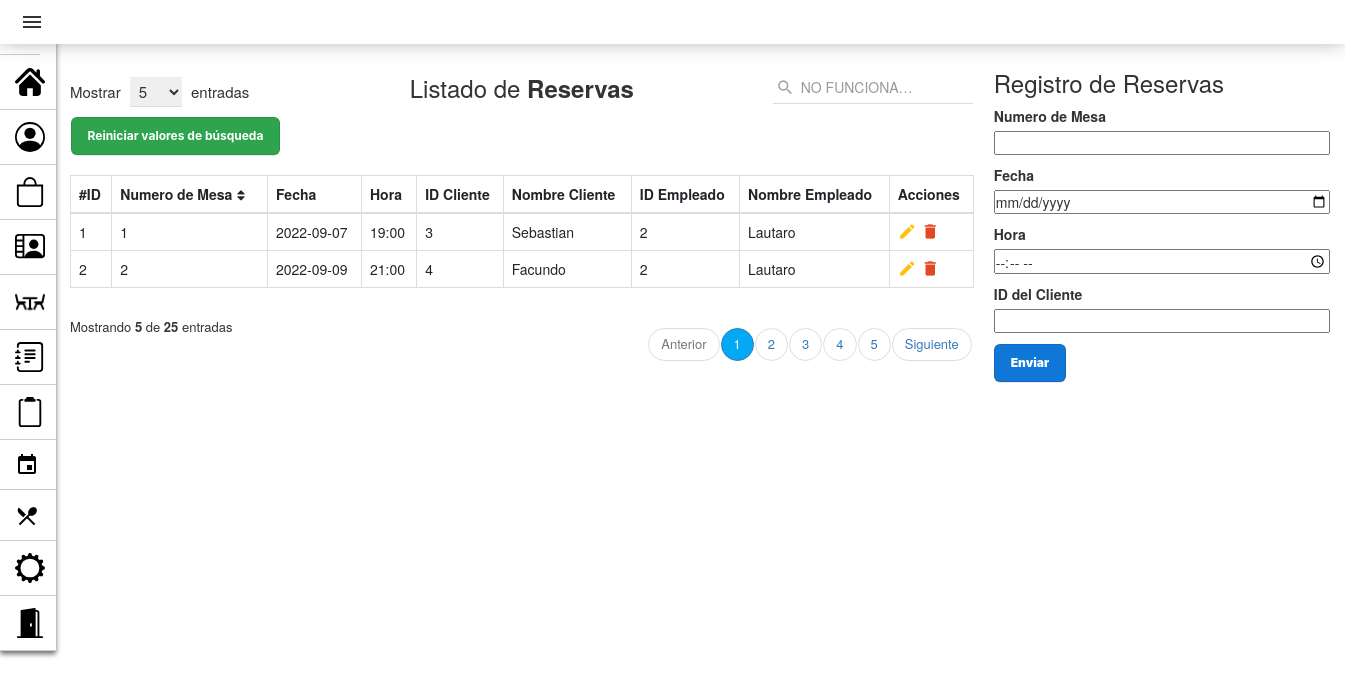
The page /PAGINA_GestionReservas.php on the database its author committed.
### tables this page shows
CREATE TABLE `reserva` (
  `id_reserva` int(10) PRIMARY KEY NOT NULL AUTO_INCREMENT COMMENT 'ID de Mesa',
  `mesa` int(10) NULL COMMENT 'Numero de Mesa',
  `fecha` date NOT NULL COMMENT 'Fecha en la que se ocupo la Mesa',
  `hora` varchar(10) NOT NULL COMMENT 'Hora en que se ocupo la Mesa',
  `cliente` int(10) NULL COMMENT 'Cliente que ocupo la Mesa',
  `empleado` int(10) NULL COMMENT 'Empleado que atendio la Mesa',
  CONSTRAINT cliente FOREIGN KEY (cliente) REFERENCES usuario(id_usuario),
  CONSTRAINT empleado FOREIGN KEY (empleado) REFERENCES usuario(id_usuario),
  CONSTRAINT mesa FOREIGN KEY (mesa) REFERENCES mesa(id_mesa)
);

### controlador/Reserva_controlador.php (called while the page is built)
<?php
require_once("modelo/Reserva.php");
$reservas = new Reserva();
$matrizReserva = $reservas->listar_reservas();
require_once("vista/Reserva_view.php");
?>

### modelo/conexion.php (called while the page is built)
<?php
class Conectar{
    public static function conexion (){
        try{
            $host ="localhost";
            $user ="root";
            $pass="";
            $bd="proyecto_grupo2";
            $con = mysqli_connect($host,$user,$pass);
            mysqli_select_db($con,$bd);
            return $con;
        }catch(Exception $e){
    die('Error'.$e->getMessage());
    echo "La linea de error " . $e->getLine();
        }
    }
    }
?>

### modelo/Reserva.php (called while the page is built, shortened)
<?php
class Reserva
{
    private $con;
    private $reserva;
    public function __construct()
    {
        require_once("conexion.php");
        $this->con = conectar::conexion();
    }
    public function listar_reservas()
    {
        $sql = "SELECT reserva.id_reserva, reserva.mesa, reserva.fecha, reserva.hora, reserva.cliente, reserva.empleado
        FROM reserva , usuario
        WHERE reserva.cliente = usuario.id_usuario ORDER BY id_reserva";
        $query = mysqli_query($this->con, $sql);
        while ($filas = mysqli_fetch_array($query)) {
            $this->reserva[] = $filas;
        }
        return $this->reserva;
    }
}
?>

### controlador/Controlador_PerfilUsuario.php (called while the page is built, shortened)
<?php
$id_perfil = $_SESSION['id'];
?>

### vista/Reserva_view.php (the view, shortened to what this page needs)
<!DOCTYPE html>
<html lang="es">
<head>
    <link rel="stylesheet" href="assets/styles2.css">
    <link href="https://cdn.jsdelivr.net/npm/bootstrap@5.2.0/dist/css/bootstrap.min.css" rel="stylesheet">
    <link href="https://maxcdn.bootstrapcdn.com/bootstrap/3.3.7/css/bootstrap.min.css" rel="stylesheet">
    <link href="https://maxcdn.bootstrapcdn.com/font-awesome/4.7.0/css/font-awesome.min.css" rel="stylesheet">
</head>
<body>
    <div class="container">
        <div class="table-responsive">
            <div class="table-wrapper">
                <div class="table-title">
                    <div class="row">
                        <div class="col-xs-4">
                            <div class="show-entries">
                                <span>Mostrar</span>
                                <select>
                                    <option>5</option>
                                </select>
                                <span>entradas</span>
                            </div>
                        </div>
                        <div class="col-xs-4">
                            <h2 class="text-center">Listado de <b>Reservas</b></h2>
                        </div>
    <?php require_once("vista/buscar_reserva_view.php"); ?>
                <form method="POST">
                    <table class="table table-bordered">
                        <thead>
                            <tr>
                                <th>#ID</th>
                                <th>Numero de Mesa<i class="fa fa-sort"></i></th>
                                <th>Fecha</th>
                                <th>Hora</th>
                                <th>ID Cliente</th>
                                <th>Nombre Cliente</th>
                                <th>ID Empleado</th>
                                <th>Nombre Empleado</th>
                                <th>Acciones</th>
                            </tr>
                        </thead>
                </form>
                <tbody>
                    <?php foreach ($matrizReserva as $reserva) : ?>
                        <tr>
                            <td scope="row"><?php echo $reserva['id_reserva'] ?></td>
                            <td><?php echo $reserva['mesa'] ?></td>
                            <td><?php echo $reserva['fecha'] ?></td>
                            <td><?php echo $reserva['hora'] ?></td>
                            <td><?php echo $reserva['cliente']; ?></td>
                            <td><?php echo $_SESSION['cliente_reserva']?></td>
                            <td><?php echo $reserva['empleado'] ?></td>
                            <td><?php echo $_SESSION['empleado_reserva']?></td>
                            <td>
                                <a href="ModificarReserva_pagina.php?id=<?php echo $reserva['id_reserva'] ?>" class="edit" title="Editar" data-toggle="tooltip"><i class="material-icons">&#xE254;</i></a>
                                <a href="controlador/eliminar_Reserva_controlador.php?id=<?php echo $reserva['id_reserva'] ?>" class="delete" title="Eliminar" data-toggle="tooltip"><i class="material-icons" onclick="javascript:return asegurar();">&#xE872;</i></a>
                            </td>
                        </tr>
                    <?php endforeach; ?>
                </tbody>
            <div class="clearfix">
                <div class="hint-text">Mostrando <b>5</b> de <b>25</b> entradas</div>
                <ul class="pagination">
                    <li class="page-item disabled"><a href="#">Anterior</a></li>
                    <li class="page-item active"><a href="#" class="page-link">1</a></li>
                    <li class="page-item"><a href="#" class="page-link">2</a></li>
                    <li class="page-item"><a href="#" class="page-link">3</a></li>
                    <li class="page-item"><a href="#" class="page-link">4</a></li>
                    <li class="page-item"><a href="#" class="page-link">5</a></li>
                    <li class="page-item"><a href="#" class="page-link">Siguiente</a></li>
                </ul>
            </div>
        </div>
    </div>
</body>
</html>

### PAGINA_GestionReservas.php (shortened to what this page needs)
<!DOCTYPE html>
<html lang="es">
<head>
        <link rel="stylesheet" href="assets/styles2.css">
        <link href="https://cdn.jsdelivr.net/npm/bootstrap@5.2.0/dist/css/bootstrap.min.css" rel="stylesheet">
        <link href="https://maxcdn.bootstrapcdn.com/bootstrap/3.3.7/css/bootstrap.min.css" rel="stylesheet">
        <link href="https://maxcdn.bootstrapcdn.com/font-awesome/4.7.0/css/font-awesome.min.css" rel="stylesheet">
</head>
<body>
        <?php require_once("vista/mensaje_gestor.php"); ?>
        <div class="container-fluid cont-pers">
                <?php require_once("vista/RegistroDeReservas.php"); ?>
                <div class="col-8 ">
                        <?php require_once("controlador/Reserva_controlador.php"); ?>
                        <?php require_once("vista/BarraNavegacion.php"); ?>
</body>
</html>

### vista/mensaje_gestor.php (shortened to what this page needs)
<!DOCTYPE html>
<html lang="es">
<head>
    <link rel="stylesheet" href="assets/styles_alertas.css">
</head>
<body>
</body>
</html>

### vista/RegistroDeReservas.php (shortened to what this page needs)
<?php require_once("vista/mensaje_gestor.php"); ?>
<form class="form-flex" method="POST">
        <h3 class="text-center2">Registro de Reservas</h3>
        <div class="mb-3">
                <label class="form-label">Numero de Mesa</label>
                <p><input type="number" class="tablas-input" name="num_mesa"></p>
        </div>
        <div class="mb-3">
                <label class="form-label">Fecha</label>
                <p><input type="date" class="tablas-input" name="fecha"></p>
        </div>
        <div class="mb-3">
                <label class="form-label">Hora</label>
                <p><input type="time" class="tablas-input" name="hora"></p>
        </div>
        <div class="mb-3">
                <label class="form-label">ID del Cliente</label>
                <p><input type="number" class="tablas-input" name="cliente_id"></p>
        </div>
        <button type="submit" class="button-2" name="boton_registro" value="enviar">Enviar</button>
</form>

### vista/buscar_reserva_view.php (shortened to what this page needs)
<!DOCTYPE html>
<html lang="es">
<head>
</head>
<body>
    <div class="col-xs-4">
        <form method="POST">
            <div class="search-box">
                <div class="input-group" type="text" name="busqueda">
                    <span class="input-group-addon"><i class="material-icons">&#xE8B6;</i></span>
                    <input type="text" name="reserva" class="form-control" placeholder="NO FUNCIONA&hellip;">
                </div>
            </div>
    </div>
    <div><input class="button-1" type="submit" value="Reiniciar valores de búsqueda"></input></div>
    </div>
    </div>
</body>
</html>

### vista/BarraNavegacion.php (shortened to what this page needs)
<!DOCTYPE html>
<html lang="es">
<head>
    <link rel="stylesheet" href="assets/styles_navbar.css">
</head>
<body>
    <?php require_once("controlador/Controlador_PerfilUsuario.php"); ?>
    <header>
        <span class="menu" ><i class="material-icons">menu</i></span>
    </header>
    <aside class="keep">
        <ul>
            <li>
                <a class="message" href="index.php" style="text-decoration:none">
                    <span><img src="assets/iconos/icono-inicio.svg" alt="Inicio" width="30" height="30"></span>
                </a>
            </li>
            <li>
                <a class="message" href="PAGINA_GestionUsuarios.php" style="text-decoration:none">
                    <span><img src="assets/iconos/icono-usuario2.svg" alt="Usuarios" width="30" height="30"></span>
                </a>
            </li>
            <li>
                <a class="message" href="PAGINA_GestionProductos.php" style="text-decoration:none">
                    <span><img src="assets/iconos/icono-producto.svg" alt="Productos" width="30" height="30"></span> Productos
                </a>
            </li>
            <li>
                <a class="message" href="PAGINA_GestionProveedores.php" style="text-decoration:none">
                    <span><img src="assets/iconos/icono-proveedor.svg" alt="Proveedores" width="30" height="30"></span>
                </a>
            </li>
            <li>
                <a class="message" href="PAGINA_GestionMesas.php" style="text-decoration:none">
                    <span><img src="assets/iconos/icono-mesa2.png" alt="Mesas" width="30" height="30"></span>
                </a>
            </li>
            <li>
                <a class="message" href="PAGINA_GestionReservas.php" style="text-decoration:none">
                    <span><img src="assets/iconos/icono-reserva.svg" alt="Reservas" width="30" height="30"></span>
                </a>
            </li>
            <li>
                <a class="message" href="/" style="text-decoration:none">
                    <span><img src="assets/iconos/icono-comanda.svg" alt="Comandas" width="30" height="30"></span>
                </a>
            </li>
            <li>
                <a class="message" href="/" style="text-decoration:none">
                    <span><i class="material-icons">event</i></span>
                </a>
            </li>
            <li>
                <a class="message" href="/" style="text-decoration:none">
                    <span><i class="material-icons">restaurant_menu</i></span>
                </a>
            </li>
            <li>
                <a class="message" href="ModificarPerfil_pagina.php?id=<?php echo $id_perfil ?>" style="text-decoration:none">
                    <span><img src="assets/iconos/icono-ajuste.svg" alt="Configuración" width="30" height="30"></span>
                </a>
            </li>
            <li>
                <a class="message" href="controlador/Logout.php" style="text-decoration:none">
                    <span><img src="assets/iconos/icono-salir.svg" alt="Logout" width="30" height="30"></span>
                </a>
            </li>
        </ul>
    </aside>
</body>
</html>

### assets/styles2.css (style rules this page uses)
body { font-family: 'Roboto', sans-serif; background-repeat: no-repeat; background-size: cover; }
.table-responsive { margin: 50px 0; margin-left: 20px; }
.table-wrapper { min-width: 35em; background: #fff; padding: 20px; box-shadow: 0 1px 1px rgba(0, 0, 0, .05); }
.table-title { font-size: 15px; padding-bottom: 10px; margin: 0 0 10px; min-height: 45px; }
.table-title h2 { margin: 5px 0 0; font-size: 24px; }
.table-title select { border-color: #ddd; border-width: 0 0 1px 0; padding: 3px 10px 3px 5px; margin: 0 5px; }
.table-title .show-entries { margin-top: 7px; }
.search-box { position: relative; float: right; }
.search-box .input-group { min-width: 200px; position: absolute; right: 0; }
.search-box .input-group-addon, .search-box input { border-color: #ddd; border-radius: 0; }
.search-box .input-group-addon { border: none; border: none; background: transparent; position: absolute; z-index: 9; }
.search-box input { height: 34px; padding-left: 28px; box-shadow: none !important; border-width: 0 0 1px 0; }
.search-box i { color: #a0a5b1; font-size: 19px; position: relative; top: 2px; left: -10px; }
table.table tr th, table.table tr td { border-color: #e9e9e9; }
table.table th i { font-size: 13px; margin: 0 5px; cursor: pointer; }
table.table td:last-child { width: fit-content; }
table.table td a { color: #a0a5b1; }
table.table td a.edit { color: #FFC107; }
table.table td a.delete { color: #E34724; }
table.table td i { font-size: 19px; }
.pagination { float: right; margin: 0 0 5px; }
.pagination li a { border: none; font-size: 13px; min-width: 30px; min-height: 30px; padding: 0 10px; color: #999; margin: 0 2px; line-height: 30px; border-radius: 30px !important; text-align: center; }
.pagination li.active a { background: #03A9F4; }
.hint-text { float: left; margin-top: 10px; font-size: 13px; }
.form-flex { float: right; margin-top: 50px; position: flex; margin-right: -150px; }
.tablas-input { width: 25vw; margin-right: 150px; }
.button-1 { appearance: none; background-color: #2ea44f; border: 1px solid rgba(27, 31, 35, .15); border-radius: 6px; box-shadow: rgba(27, 31, 35, .1) 0 1px 0; box-sizing: border-box; color: #fff; cursor: pointer; display: inline-block; font-family: -apple-system, system-ui, "Segoe UI", Helvetica, Arial, sans-serif, "Apple Color Emoji", "Segoe UI Emoji"; font-size: 12px; font-weight: 700; line-height: 16px; padding: 10px 16px; margin-top: 10px; margin-left: 8px; }
.button-2 { appearance: none; background-color: #1077d8; border: 1px solid rgba(27, 31, 35, .15); border-radius: 6px; box-shadow: rgba(27, 31, 35, .1) 0 1px 0; box-sizing: border-box; color: #fff; cursor: pointer; display: inline-block; font-family: -apple-system, system-ui, "Segoe UI", Helvetica, Arial, sans-serif, "Apple Color Emoji", "Segoe UI Emoji"; font-size: 12px; font-weight: 900; line-height: 16px; padding: 10px 16px; margin-top: 1px; }
.material-icons { font-family: 'Material Icons'; font-size: 16px; vertical-align: text-top; }

### assets/styles_navbar.css (style rules this page uses)
* { margin: 0px; padding: 0px; }
header { background: #fff; padding: 10px 20px; box-shadow: 0px -8px 25px #6d6d6d; position: fixed; top: 0; left: 0; width: 100%; z-index: 991; }
.menu { display: inline-block; cursor: pointer; }
aside { width: 4em; background: #fff; padding: 0px 0px 10px 0px; position: absolute; left: 0px; top: 0px; height: 100%; box-shadow: 0px 3px 5px #6d6d6d; overflow: hidden; z-index: 99; height: 46.5em; }
aside ul { list-style: none; width: 100%; margin-left: -30px; margin-top: 10px; }
aside ul li { border-bottom: 1px solid #ccc; padding: 12px 25px; position: relative; width: fit-content; }
aside ul li a { font-size: 14px; color: #4a4a4a; text-decoration: none; text-transform: uppercase; white-space: nowrap; display: inline-block; }
aside ul li a span { display: inline-block; vertical-align: middle; color: #000000; width: 38px; }
.message { font-family: 'Signika', sans-serif; font-size: 12px; }

### rows shown on the page
reserva: id_reserva "1", mesa "1", fecha "2022-09-07", hora "19:00", cliente "3", cliente_reserva "Sebastian", empleado "2"
reserva: id_reserva "2", mesa "2", fecha "2022-09-09", hora "21:00", cliente "4", cliente_reserva "Facundo", empleado "2"
